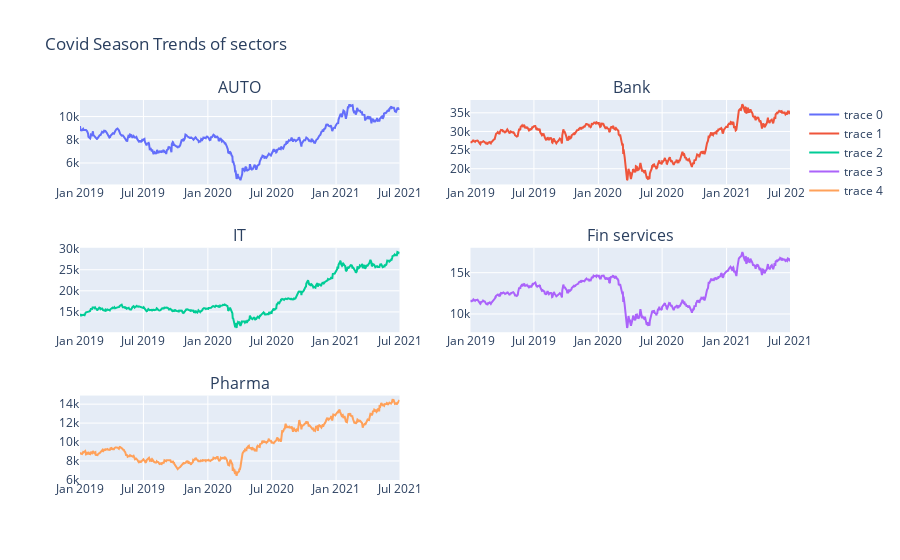

Source (notebook cell):
### Markdown cell above
## INSIGHTS For above plot
- **ITC** subdivided its stocks on August 2015 resulting in a massive drop in value.
- **Reliance** founded JIO in 2007 resulting in a spike in stock prices.

### Code cell
niftyAuto_covid = niftyAuto_df[(niftyAuto_df['Date'] >= '2019-01-01')]
niftyBank_covid = niftyBank_df[(niftyBank_df['Date'] >= '2019-01-01')]
niftyIT_covid = niftyIT_df[(niftyIT_df['Date'] >= '2019-01-01')]
niftyFin_Services_covid = niftyFin_Services_df[(niftyFin_Services_df['Date'] >= '2019-01-01')]
niftyPharma_covid = niftyPharma_df[(niftyPharma_df['Date'] >= '2019-01-01')]

fig = go.Figure()

fig = make_subplots(rows=3, cols=2,
        subplot_titles=("AUTO", " Bank", "IT", "Fin services", "Pharma"," ")
        
)

fig.add_trace(go.Scatter(
         x=niftyAuto_covid['Date'],
         y=niftyAuto_covid['Close']),
    
        row=1, col=1)        

fig.add_trace(go.Scatter(
         x=niftyBank_covid['Date'],
         y=niftyBank_covid['Close']),

        row=1, col=2)


fig.add_trace(go.Scatter(
         x=niftyIT_covid['Date'],
         y=niftyIT_covid['Close']),
        row=2, col=1)


fig.add_trace(go.Scatter(
         x=niftyFin_Services_covid['Date'],
         y=niftyFin_Services_covid['Close']),
        row=2, col=2)


fig.add_trace(go.Scatter(
         x=niftyPharma_covid['Date'],
         y=niftyPharma_covid['Close']),
        row=3,col=1)



    
fig.update_layout(title_text="Covid Season Trends of sectors")

fig.show()

### Figure 1 — Plotly figure (JSON) as saved in the notebook; plotly's stock layout.template omitted (floating-point values rounded to 4 significant figures; data arrays with more than 128 entries replaced by an {"elided": "..."} marker saying what was removed)
{"data": [{"type": "scatter", "x": {"elided": "620 str values"}, "xaxis": "x", "y": {"elided": "620 float values"}, "yaxis": "y"}, {"type": "scatter", "x": {"elided": "620 str values"}, "xaxis": "x2", "y": {"elided": "620 float values"}, "yaxis": "y2"}, {"type": "scatter", "x": {"elided": "620 str values"}, "xaxis": "x3", "y": {"elided": "620 float values"}, "yaxis": "y3"}, {"type": "scatter", "x": {"elided": "620 str values"}, "xaxis": "x4", "y": {"elided": "620 float values"}, "yaxis": "y4"}, {"type": "scatter", "x": {"elided": "620 str values"}, "xaxis": "x5", "y": {"elided": "620 float values"}, "yaxis": "y5"}], "layout": {"annotations": [{"font": {"size": 16}, "showarrow": false, "text": "AUTO", "x": 0.225, "xanchor": "center", "xref": "paper", "y": 1, "yanchor": "bottom", "yref": "paper"}, {"font": {"size": 16}, "showarrow": false, "text": " Bank", "x": 0.775, "xanchor": "center", "xref": "paper", "y": 1, "yanchor": "bottom", "yref": "paper"}, {"font": {"size": 16}, "showarrow": false, "text": "IT", "x": 0.225, "xanchor": "center", "xref": "paper", "y": 0.6111, "yanchor": "bottom", "yref": "paper"}, {"font": {"size": 16}, "showarrow": false, "text": "Fin services", "x": 0.775, "xanchor": "center", "xref": "paper", "y": 0.6111, "yanchor": "bottom", "yref": "paper"}, {"font": {"size": 16}, "showarrow": false, "text": "Pharma", "x": 0.225, "xanchor": "center", "xref": "paper", "y": 0.2222, "yanchor": "bottom", "yref": "paper"}, {"font": {"size": 16}, "showarrow": false, "text": " ", "x": 0.775, "xanchor": "center", "xref": "paper", "y": 0.2222, "yanchor": "bottom", "yref": "paper"}], "title": {"text": "Covid Season Trends of sectors"}, "xaxis": {"anchor": "y", "domain": [0, 0.45]}, "xaxis2": {"anchor": "y2", "domain": [0.55, 1]}, "xaxis3": {"anchor": "y3", "domain": [0, 0.45]}, "xaxis4": {"anchor": "y4", "domain": [0.55, 1]}, "xaxis5": {"anchor": "y5", "domain": [0, 0.45]}, "xaxis6": {"anchor": "y6", "domain": [0.55, 1]}, "yaxis": {"anchor": "x", "domain": [0.7778, 1]}, "yaxis2": {"anchor": "x2", "domain": [0.7778, 1]}, "yaxis3": {"anchor": "x3", "domain": [0.3889, 0.6111]}, "yaxis4": {"anchor": "x4", "domain": [0.3889, 0.6111]}, "yaxis5": {"anchor": "x5", "domain": [0, 0.2222]}, "yaxis6": {"anchor": "x6", "domain": [0, 0.2222]}}}
